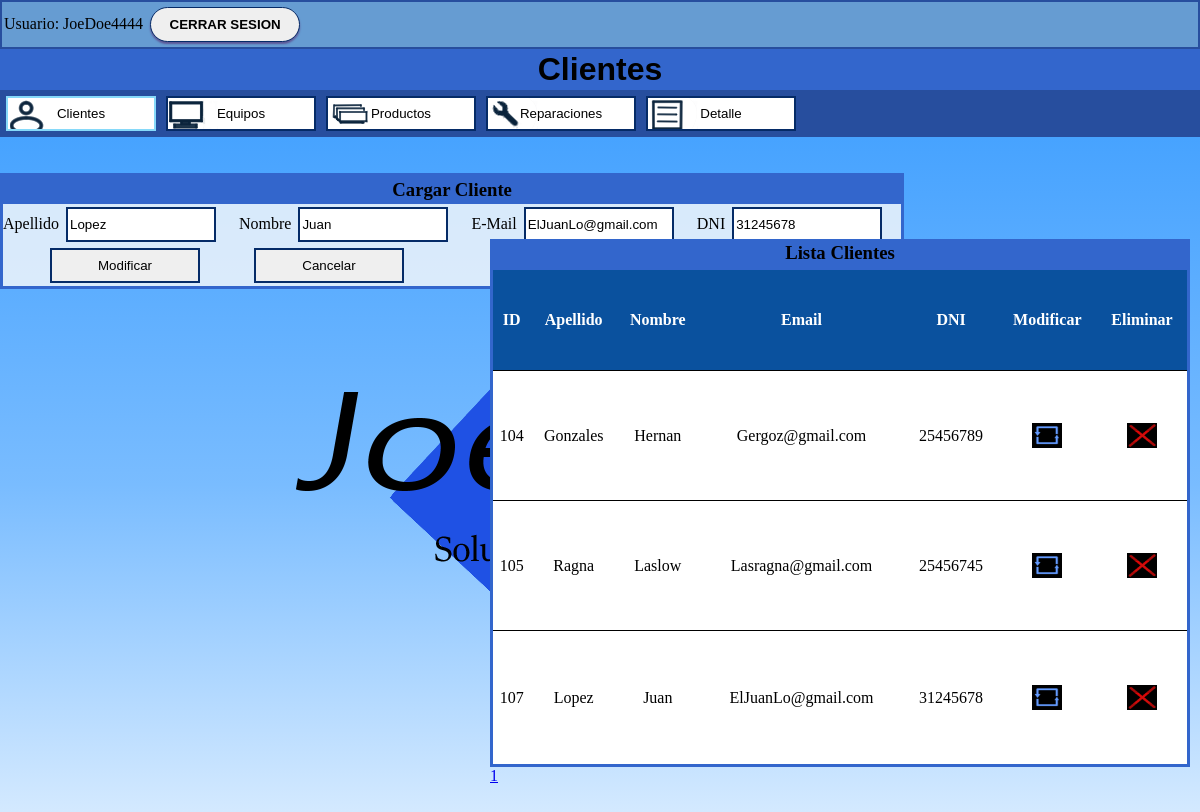
/menuCliente.php?mod=107 (signed in), run on the app's committed database.
### tables this page shows
CREATE TABLE `clientes` (
  `id_cliente` int(11) NOT NULL,
  `Apellido` varchar(20) NOT NULL,
  `Nombre` varchar(20) NOT NULL,
  `email` varchar(100) NOT NULL,
  `dni` int(11) DEFAULT NULL
);

### menuCliente.php (the view, shortened to what this page needs)
<?php
	$link = conectarse();
	if (isset($_GET['mod'])) {
		$id = $_GET['mod'];
		$sql="select * from clientes where id_cliente=$id";
		$resultado=$link->prepare($sql);
		$resultado -> execute();
		$acambiar = $resultado->fetch(PDO::FETCH_NUM);
	}
    $tam_pag=10;
    if(isset($_GET["Pagina"]))
	{
		if($_GET["Pagina"]==1)
		{
			header("location:menuCliente.php");
		}else
        {
            $pagina=$_GET["Pagina"];
        }
	}else{
		$pagina=1;
	}
	$empezar_desde=($pagina-1)*$tam_pag;
	$sql_total="Select * from clientes";
	$resultado= $link->prepare($sql_total);
	$resultado->execute(array());
	$num_filas=$resultado->rowCount();
	$total_paginas=ceil($num_filas/$tam_pag);
?>
<html>
<head>
	<link rel="stylesheet" type="text/css" href="miEstiloA.css">
</head>
<body>
	<h1 id="titulo"> Clientes </h1>
	<nav>
			<input class="acitvado" id="Cliente" type='button' value='Clientes' onClick='location="menuPrincipal.php"'  />
			<input id="Equipo" type='button' value='Equipos' onClick='location="menuEquipos.php"'  />
			<input id="Producto" type='button' value='Productos' onClick='location="menuProductos.php"'  />
			<input id="Reparacion" type='button' value='Reparaciones' onClick='location="menuReparaciones.php"'  />
            <input id="Detalle" type='button' value='Detalle' onClick='location="Detalle.php"' />
	</nav>
	<br></br>
	<section>
	<?php
	echo "<body>";
	?>
		<h3> Cargar Cliente </h3>
		<form id="Carga" action="menuCliente.php" method="post">
		Apellido <input type="text" name="apellido"
		value="<?php if(isset($_GET['mod'])) echo $acambiar[1]; else echo''; ?>"
		placeholder="Apellido" autofocus required maxlength ="20"> </input>
		&nbsp;&nbsp;&nbsp;
		Nombre <input type="text" name="name"
		value="<?php if(isset($_GET['mod'])) echo $acambiar[2]; else echo''; ?>" placeholder="Nombre" required maxlength ="20"> </input>
		&nbsp;&nbsp;&nbsp;
		E-Mail <input type="email" name="email"
		value="<?php if(isset($_GET['mod'])) echo $acambiar[3]; else echo''; ?>"
		placeholder="JoeDoe@..." required maxlength ="100"> </input>
		&nbsp;&nbsp;&nbsp;
		DNI <input type="text" name="dni"
		value="<?php if(isset($_GET['mod'])) echo $acambiar[4]; else echo''; ?>"
		placeholder="--------" required minlength="8" maxlength="8" > </input>
		&nbsp;&nbsp;&nbsp;<br>
		<input type="submit" name="<?php if(isset($_GET['mod'])) echo 'actualizar'; else echo 'insertar';?>"
		value="<?php if(isset($_GET['mod'])) echo 'Modificar'; else echo 'Crear';?>">
		<input type="button" name="cancelar" value="Cancelar" onClick="window.location.href = 'menuCliente.php'">
		</form>
	</section>
	<?php
	echo "<br></br>";
	echo "<section id='tabla'>";
	echo "<h3> Lista Clientes </h3>";
	$sql = "select * from clientes limit $empezar_desde, $tam_pag";
	$resultado = $link->prepare($sql);
	$resultado -> execute();
	if ( !($fila = $resultado->fetch(PDO::FETCH_NUM)) ) echo "<h3>Sin Clientes</h3>";
	else {	echo "<table>";
			echo '<tr id="tabhead">';
			echo "<th>ID</th>";
			echo "<th>Apellido</th>";
			echo "<th>Nombre</th>";
			echo "<th>Email</th>";
			echo "<th>DNI</th>";
			echo "<th>Modificar</th>";
			echo "<th>Eliminar</th>";
			echo "</tr>";
			echo "<tr>";
			echo "<td>$fila[0]</td>";
			echo "<td>$fila[1]</td>";
			echo "<td>$fila[2]</td>";
			echo "<td>$fila[3]</td>";
			echo "<td>$fila[4]</td>";
			echo		"<td><center><a href='menuCliente.php?mod=".$fila['0']."'><img src='Upd2.jpeg' width='30' height='25'></a></center></td>";
			echo		"<td><center><a href=\"javascript:preguntar('".$fila['0']."')\"><img src='Spr2.jpeg' width='30' height='25'></a></center></td>";
			echo "</tr>";
			while ( $fila = $resultado->fetch(PDO::FETCH_NUM) ) {
				echo "<tr>";
				echo "<td>$fila[0]</td>";
				echo "<td>$fila[1]</td>";
				echo "<td>$fila[2]</td>";
				echo "<td>$fila[3]</td>";
				echo "<td>$fila[4]</td>";
				echo		"<td><center><a href='menuCliente.php?mod=".$fila['0']."'><img src='Upd2.jpeg' width='30' height='25'></a></center></td>";
				echo		"<td><center><a href=\"javascript:preguntar('".$fila['0']."')\"><img src='Spr2.jpeg' width='30' height='25'></a></center></td>";
				echo "</tr>";
			}
			echo "</table>";
			for($i=1; $i<=$total_paginas; $i++){
            echo "<a href='?Pagina=" . $i . "'>" . $i . "</a>";
			}
			echo "</section>";
	}
?>
<?php
	echo "<br></br>";
?>
</body>
</html>

### miEstiloA.css (style rules this page uses)
* { margin:0px; }
body { background-image: url(Logo.png),linear-gradient(#39F,#79BCFF,#FFF); background-repeat: no-repeat; background-attachment: fixed; background-position:center; }
h1 { padding: 2px; background-color:#36C; font-family:Georgia, Helvetica, serif; display:flex; justify-content:center; align-items: center; }
h3 { margin: 0; padding: 0; background-color:#36C; display: flex; justify-content: center; align-items: center; border: 3px solid #36C; }
nav { background-color:#274E9E; padding: 3px; }
section { padding: 0px; position:absolute; box-shadow: inset 0 0 0 1000px rgba(250,250,250,0.8); border:3px solid #36C; }
table { padding:25px; border: 3px solid #36C; text-align:center; border-collapse: collapse; width: 700px; height: 500px; background:#FFF; }
#tabhead { background-color: #0A519E; color: #ffffff; text-align:center }
table tbody tr { border-bottom: 1px solid #000; }
#tabla { padding:30px; position: absolute; right: -20px; width: 700px; height: 700px; border:unset; background:unset; box-shadow:unset; }
input { width: 150px; height: 35px; margin: 3px; border:2.5px solid #052B67; }
.acitvado { border:2.5px solid #86D9F9; }
#Cliente { background-image:url(Cliente.png); }
#Equipo { background-image:url(Equipo.png); }
#Producto { background-image:url(Producto.png); }
#Reparacion { background-image:url(Reparacion.png); }
#Detalle { background-image:url(Detalle.png); }

### data on the page
clientes: apellido "Lopez", name "Juan", email "ElJuanLo@gmail.com", dni "31245678", id_cliente "107", Apellido "Lopez", Nombre "Juan"
clientes: id_cliente "104", Apellido "Gonzales", Nombre "Hernan", email "Gergoz@gmail.com", dni "25456789"
clientes: id_cliente "105", Apellido "Ragna", Nombre "Laslow", email "Lasragna@gmail.com", dni "25456745"

### other printed values
$_SESSION["usu"] "JoeDoe4444"
